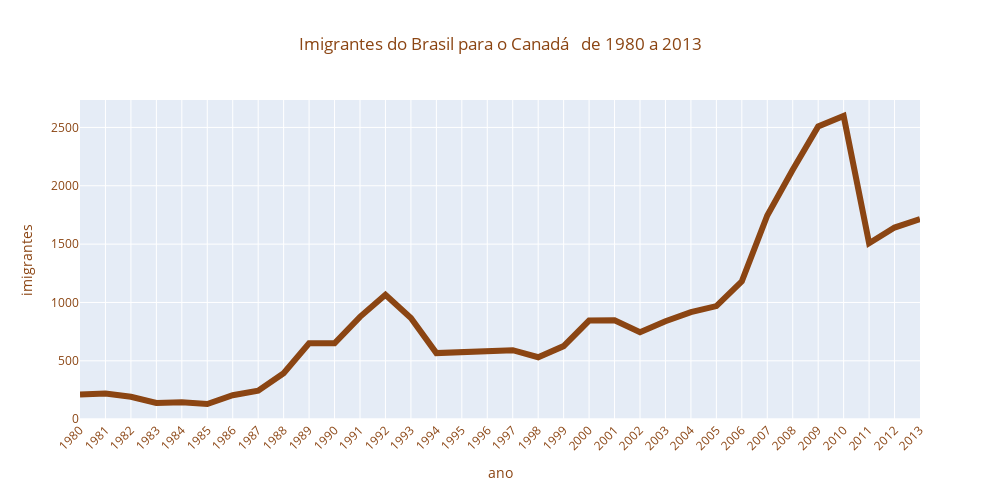

The code cell stored with this chart in its notebook:
### Code cell
# Gere um gráfico com linhas interativas usando a biblioteca Plotly Express.

fig = px.line(dados_brasil,
              x='ano',
              y='imigrantes',
              title='Imigrantes do Brasil para o Canadá \n de 1980 a 2013')

# Centralizar o título geral e definir a cor do título como 'saddlebrown'
fig.update_layout(title_x=0.5, title_font=dict(color='saddlebrown'))

# Ajuste da largura, altura e rotação dos rótulos do eixo x, com a cor dos rótulos do eixo x e y como 'saddlebrown'
fig.update_layout(width=1000,
                  height=500,
                  xaxis=dict(tickangle=-45, tickfont=dict(color='saddlebrown'), title_font=dict(color='saddlebrown')),
                  yaxis=dict(tickfont=dict(color='saddlebrown'), title_font=dict(color='saddlebrown')))

# Atualize a cor e a largura da linha do gráfico, adicionando pontos de marcação
fig.update_traces(line_color='saddlebrown', line_width=6, marker=dict(size=10, color='saddlebrown'))

# Exibe o gráfico
fig.show()

### Figure 1 — Plotly figure (JSON) as saved in the notebook; plotly's stock layout.template omitted (floating-point values rounded to 4 significant figures)
{"data": [{"hovertemplate": "ano=%{x}<br>imigrantes=%{y}<extra></extra>", "legendgroup": "", "line": {"color": "saddlebrown", "dash": "solid", "width": 6}, "marker": {"color": "saddlebrown", "size": 10, "symbol": "circle"}, "mode": "lines", "name": "", "orientation": "v", "showlegend": false, "type": "scatter", "x": ["1980", "1981", "1982", "1983", "1984", "1985", "1986", "1987", "1988", "1989", "1990", "1991", "1992", "1993", "1994", "1995", "1996", "1997", "1998", "1999", "2000", "2001", "2002", "2003", "2004", "2005", "2006", "2007", "2008", "2009", "2010", "2011", "2012", "2013"], "xaxis": "x", "y": [211, 220, 192, 139, 145, 130, 205, 244, 394, 650, 650, 877, 1066, 866, 566, 572, 586, 591, 531, 626, 845, 847, 745, 839, 917, 969, 1181, 1746, 2138, 2509, 2598, 1508, 1642, 1714], "yaxis": "y"}], "layout": {"height": 500, "legend": {"tracegroupgap": 0}, "title": {"font": {"color": "saddlebrown"}, "text": "Imigrantes do Brasil para o Canadá \n de 1980 a 2013", "x": 0.5}, "width": 1000, "xaxis": {"anchor": "y", "domain": [0, 1], "tickangle": -45, "tickfont": {"color": "saddlebrown"}, "title": {"font": {"color": "saddlebrown"}, "text": "ano"}}, "yaxis": {"anchor": "x", "domain": [0, 1], "tickfont": {"color": "saddlebrown"}, "title": {"font": {"color": "saddlebrown"}, "text": "imigrantes"}}}}
